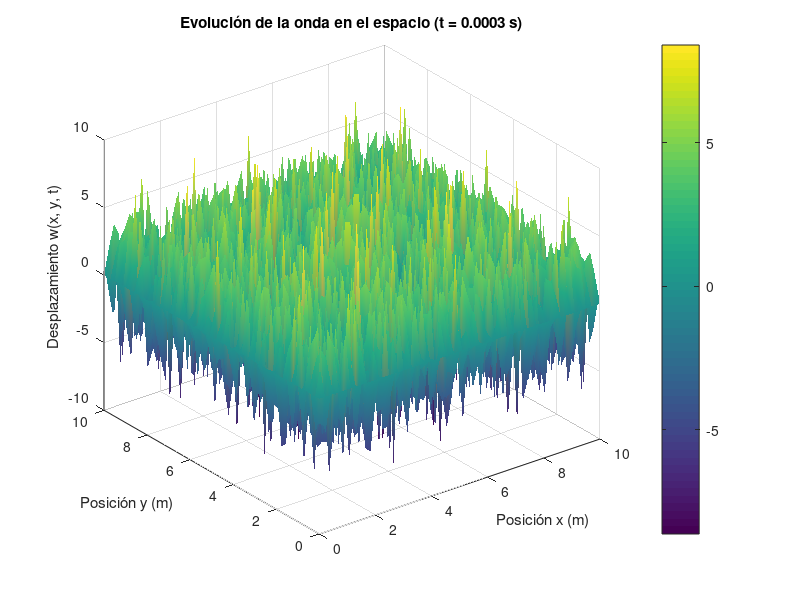
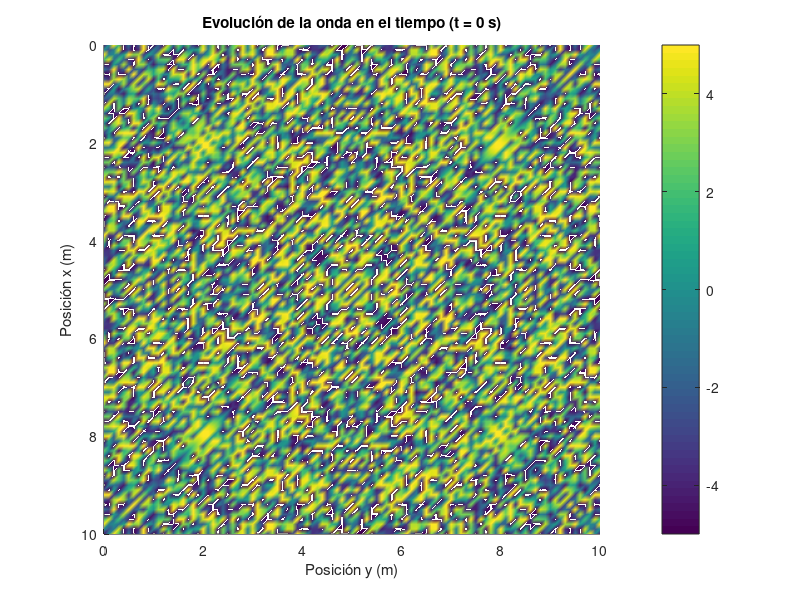

Write MATLAB code to recreate these figures, in order. (Note: this script raises an error after producing the figures.)
% Parámetros del problema
a = 0; b = 10; % Dominio en x ∈ (a, b)
c = 0; d = 10; % Dominio en y ∈ (c, d)
t_end = 3e-4; % Tiempo final
alpha = 1498; % Velocidad del sonido en el agua
m = 100; % Número de puntos en x
n = 100; % Número de puntos en y
N = 100; % Número de puntos en el tiempo
h_x = (b - a) / m; % Tamaño del paso en x
h_y = (d - c) / n; % Tamaño del paso en y
k = t_end / N; % Tamaño del paso en el tiempo
lambda_x = (k * alpha) / h_x; % Parámetro de estabilidad en x
lambda_y = (k * alpha) / h_y; % Parámetro de estabilidad en y

% Verificación de la condición CFL
if lambda_x > 1 || lambda_y > 1
    error('El método es inestable: lambda_x o lambda_y > 1');
end

% Inicialización de la matriz de solución
w = zeros(m + 1, n + 1, N + 1); % w(x, y, t)

% Funciones de condición inicial y velocidad inicial
A = 5; % Amplitud
gamma = 41943.83; % Número de onda
f = @(x, y) A * cos(gamma * sqrt((x - b/2).^2 + (y - d/2).^2)); % Condición inicial
g = @(x, y) 0; % Velocidad inicial

% Condiciones iniciales
for i = 1:m + 1
    for j = 1:n + 1
        x_i = a + (i - 1) * h_x; % Posición en x
        y_j = c + (j - 1) * h_y; % Posición en y
        w(i, j, 1) = f(x_i, y_j); % Condición inicial en t = 0
        if i > 1 && i < m + 1 && j > 1 && j < n + 1
            w(i, j, 2) = (1 - 2 * lambda_x^2 - 2 * lambda_y^2) * f(x_i, y_j) + ...
                         lambda_x^2 * (f(x_i + h_x, y_j) + f(x_i - h_x, y_j)) + ...
                         lambda_y^2 * (f(x_i, y_j + h_y) + f(x_i, y_j - h_y)) + ...
                         k * g(x_i, y_j); % Condición inicial en t = k
        end
    end
end

% Iteración en el tiempo
for p = 2:N
    for i = 2:m
        for j = 2:n
            w(i, j, p + 1) = 2 * (1 - lambda_x^2 - lambda_y^2) * w(i, j, p) + ...
                             lambda_x^2 * (w(i + 1, j, p) + w(i - 1, j, p)) + ...
                             lambda_y^2 * (w(i, j + 1, p) + w(i, j - 1, p)) - ...
                             w(i, j, p - 1);
        end
    end
end

% Discretización del espacio y tiempo
x = linspace(a, b, m + 1); % Espacio en x
y = linspace(c, d, n + 1); % Espacio en y
t = linspace(0, t_end, N + 1); % Tiempo

% Gráfica de la solución en 3D para un instante de tiempo
time_index = N + 1; % Instante de tiempo final
figure;
surf(x, y, w(:, :, time_index)'); % Transponer para coincidir con dimensiones
xlabel('Posición x (m)');
ylabel('Posición y (m)');
zlabel('Desplazamiento w(x, y, t)');
title(['Evolución de la onda en el espacio (t = ', num2str(t(time_index)), ' s)']);
shading interp;
colorbar;

gifFile = 'Finite_differences.gif';

% Animación de la evolución de la onda en el tiempo
figure;
for p = 1:N + 1
    surf(x, y, w(:, :, p)');
    xlabel('Posición x (m)');
    ylabel('Posición y (m)');
    zlabel('Desplazamiento w(x, y, t)');
    title(['Evolución de la onda en el tiempo (t = ', num2str(t(p)), ' s)']);
    shading interp;
    colorbar;
    view(90, 90);
    zlim([-A, A]); % Límites fijos para el eje z

    % Capturar el frame actual
    frame = getframe(gcf);
    img = frame2im(frame);
    [imind, cm] = rgb2ind(img, 256);
    
    % Guardar el frame en el archivo GIF
    if p == 1
        imwrite(imind, cm, gifFile, 'gif', 'Loopcount', inf, 'DelayTime', 0.1);
    else
        imwrite(imind, cm, gifFile, 'gif', 'WriteMode', 'append', 'DelayTime', 0.1);
    end
    
    pause(0.1); % Pausa para la animación
end


disp(['Animación guardada como ', gifFile]);

%% Funcion gif

% function gif(filename, delayTime)
%     % Función para guardar una animación como GIF
%     % filename: Nombre del archivo GIF (por ejemplo, 'animacion.gif')
%     % delayTime: Tiempo entre frames (en segundos)
% 
%     % Verificar si el archivo ya existe
%     if exist(filename, 'file')
%         delete(filename); % Eliminar el archivo si ya existe
%     end
% 
%     % Capturar los frames de la figura actual
%     frames = getframe(gcf);
%     img = frame2im(frames);
%     [imind, cm] = rgb2ind(img, 256);
% 
%     % Guardar el primer frame
%     imwrite(imind, cm, filename, 'gif', 'Loopcount', inf, 'DelayTime', delayTime);
% 
%     % Guardar los frames restantes
%     for i = 2:length(frames)
%         img = frame2im(frames(i));
%         [imind, cm] = rgb2ind(img, 256);
%         imwrite(imind, cm, filename, 'gif', 'WriteMode', 'append', 'DelayTime', delayTime);
%     end
% 
%     disp(['Animación guardada como ', filename]);
% end